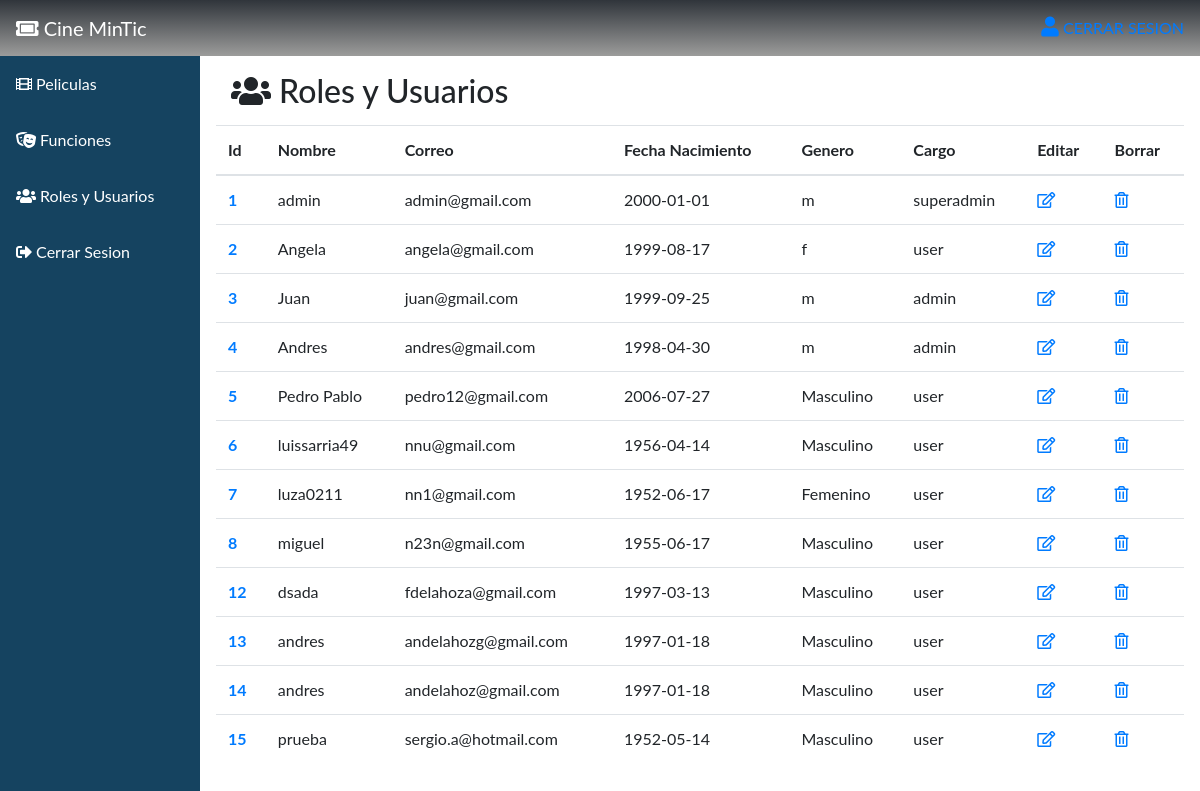
Before: /admin_user/ (signed in) with the older database file.
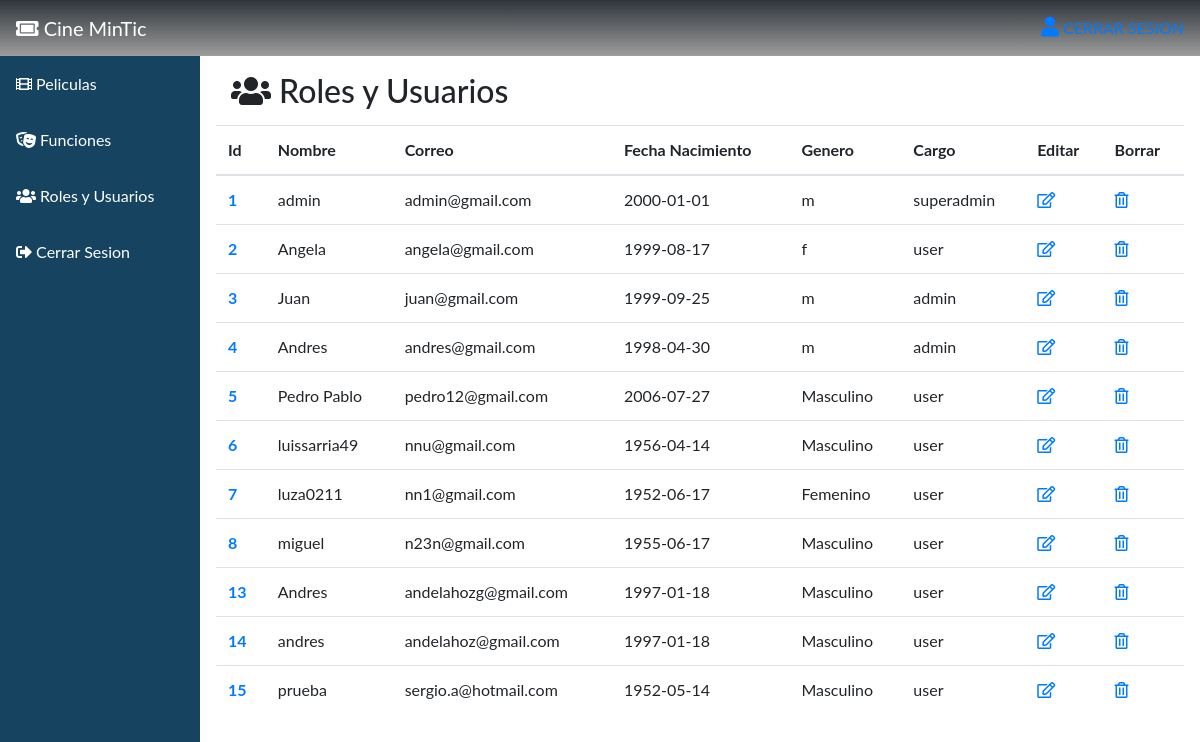
After: the same page with the newer database file.
### tables this page shows
CREATE TABLE usuario (id INTEGER PRIMARY KEY AUTOINCREMENT, nombre VARCHAR, email VARCHAR, password VARCHAR, fecha_nacimiento DATE, genero VARCHAR, cargo_id INT REFERENCES cargo (id) ON DELETE CASCADE ON UPDATE CASCADE);

CREATE TABLE cargo (id INTEGER PRIMARY KEY AUTOINCREMENT, cargouser VARCHAR);

### main.py (the view)
@app.route('/admin_user/', methods=['GET', 'POST'])
def manage_users():
    if g.user[6]!=1 and g.user[6]!=2:
        return redirect(url_for('home'))
    try:
        if request.method == 'GET':
            db=get_db()
            result=db.execute("SELECT * FROM usuario INNER JOIN cargo ON usuario.cargo_id = cargo.id")
            result= result.fetchall()
            db.close()
            return render_template('rolyuser.html',result=result)
    except:
        return render_template('rolyuser.html')

### db.py (called while the page is built)
def get_db():
    try:
        if 'db' not in g:
            print('conectada')
            g.db = sqlite3.connect('cinemintic.db')
        return g.db
    except Error:
        print(Error)

### main.py (called while the page is built)
@app.before_request
def cargar_usuario_registrado():
    id_usuario = session.get('id_usuario')
    if id_usuario is None:
        g.user = None
    else:
        g.user = get_db().execute(
                'SELECT id, nombre, email, password,fecha_nacimiento,genero,cargo_id FROM usuario WHERE id = ?'
                ,
                (id_usuario,)
            ).fetchone()

### templates/rolyuser.html (shortened to what this page needs)
{% extends "bootstrap/base.html" %}
{% block styles %}
  <link rel="stylesheet" href="https://maxcdn.bootstrapcdn.com/bootstrap/4.0.0/css/bootstrap.min.css">
  <link href="https://cdnjs.cloudflare.com/ajax/libs/font-awesome/5.13.0/css/all.min.css" rel="stylesheet">
{% endblock %}
{% block content %}
<div class="sidebar">
  <a class="active" href="{{ url_for('home') }}" ><i class="fas fa-ticket-alt"></i> Cine MinTic</a>
  <a href="{{ url_for('manage_movies') }}" ><i class="fas fa-film"></i> Peliculas</a>
  <a href="{{ url_for('manage_functions') }}" ><i class="fas fa-theater-masks"></i> Funciones</a>
  <a href="{{ url_for('manage_users') }}" ><i class="fas fa-users"></i> Roles y Usuarios</a>
  <a href="{{ url_for('logout') }}"><i class="fas fa-sign-out-alt"></i> Cerrar Sesion</a>
</div>
<nav style="background: linear-gradient(180deg, var(--black2) 0%, var(--black1) 100%);color: white;" class="navbar justify-content-between">
  <a class="navbar-brand"><i class="fas fa-ticket-alt"></i> Cine MinTic</a>
  <a href="{{ url_for('logout') }}" class="link link--active"><i style="font-size:20px" class="fas fa-user"></i> CERRAR SESION</a>
</nav>
<div class="content">
  <h2 style="margin:15px;"><i class="fas fa-users"></i> Roles y Usuarios</h2>
  <table class="table">
  <thead>
    <tr>
      <th scope="col">Id</th>
      <th scope="col">Nombre</th>
      <th scope="col">Correo</th>
      <th scope="col">Fecha Nacimiento</th>
      <th scope="col">Genero</th>
      <th scope="col">Cargo</th>
      <th scope="col">Editar</th>
      <th scope="col">Borrar</th>
    </tr>
  </thead>
  <tbody>
      {% for fila in result %}
      <tr>
        <th scope="row"><a href="{{ url_for('seeusers',id=fila[0]) }}">{{ fila[0] }}</a></th>
        <td>{{ fila[1] }}</td>
        <td>{{ fila[2] }}</td>
        <td>{{ fila[4] }}</td>
        <td>{{ fila[5] }}</td>
        <td>{{ fila[8] }}</td>
        <td><a href="{{ url_for('editusers',id=fila[0]) }}"><i class="far fa-edit"></i></a></td>
        <td><a href="{{ url_for('deleteusers',id=fila[0]) }}"><i class="far fa-trash-alt"></i></a></td>
      </tr>
      {% endfor %}
  </tbody>
</table>
</div>
{% endblock %}

Changed rows visible on the page:
removed usuario: id "12", nombre "dsada", email "fdelahoza@gmail.com", fecha_nacimiento "1997-03-13", genero "Masculino", cargouser "user"
changed usuario "andelahozg@gmail.com": nombre "andres" → "Andres"
